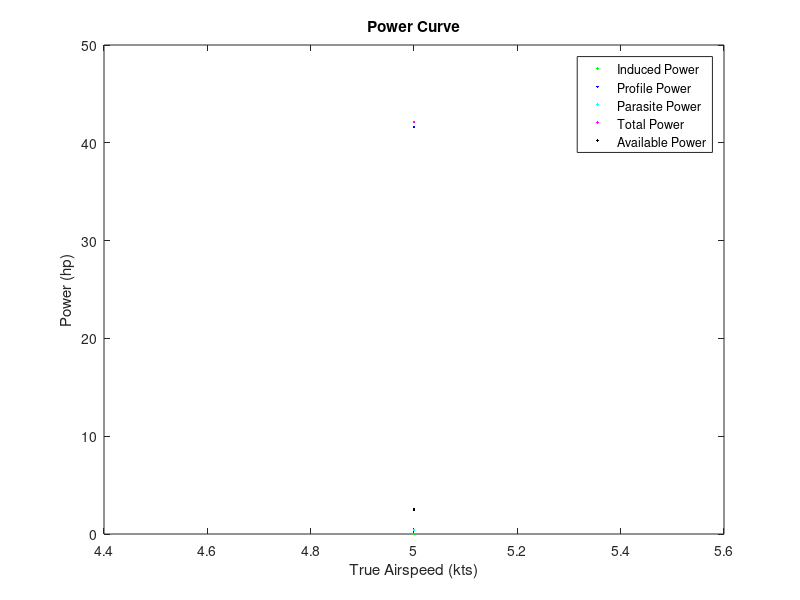
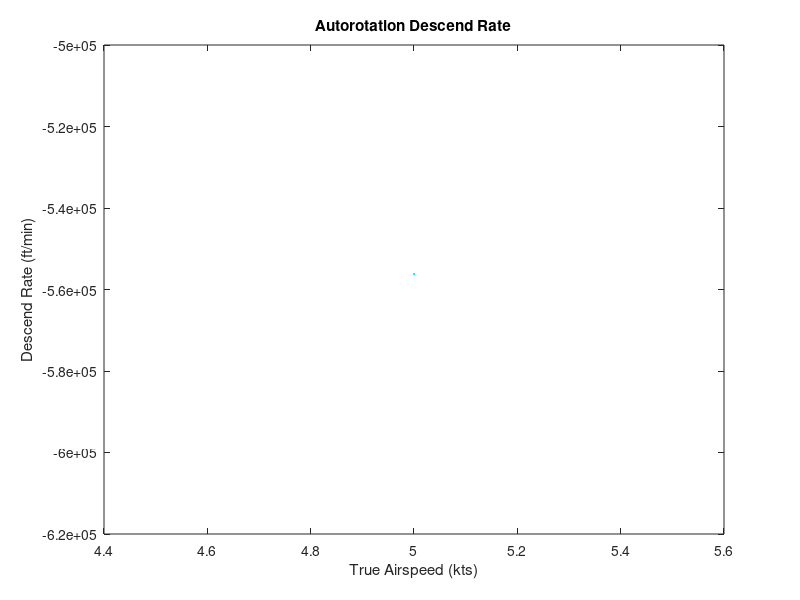
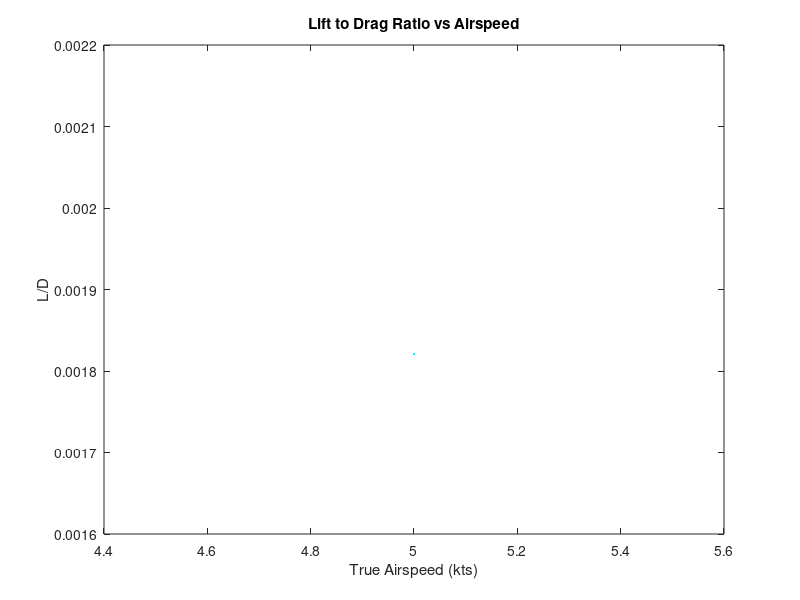
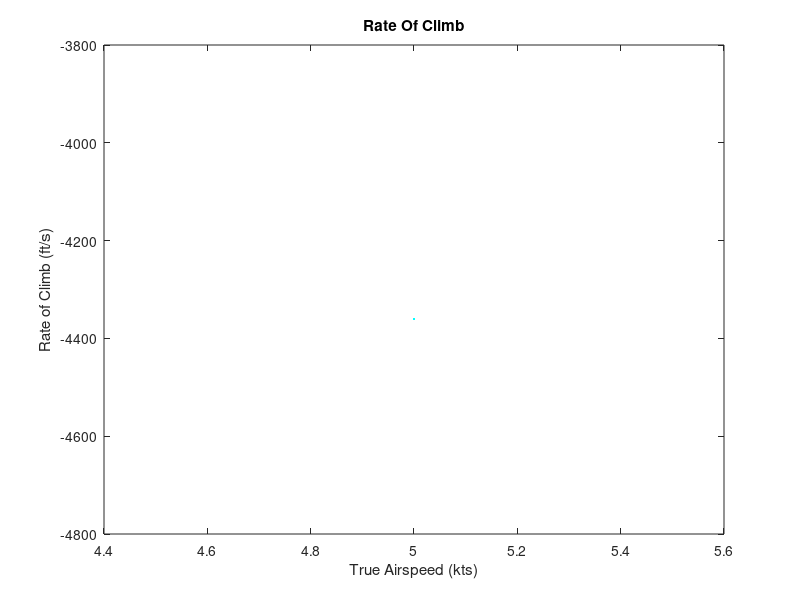

MATLAB code for these plots, in order:
% Tandem Rotors Helicopters Performance Analysis
% 
% Author: Reza Samarghandi 
% 
% rezasamarghandi@yahoo.com
%
%February 28, 2021
 
clear
clc
close all

minvel=input ('Minimum True Airspeed For Analysis (kts) : ');
maxvel=input ('Maximum True Airspeed For Analysis (kts) : ');
velocity=minvel:maxvel;
alfa_deg=input ('Angle Of Attack (Degrees): ');
alfa=alfa_deg*pi/180; %angle of attack (rad)
velct=input ('Climb Velocity (kts) : ');
velc=velct*1.6878; %Climb Velocity in (ft/s)
rho=input ('Density Of Air in (lbs/ft^3) : ');
m=input ('Mass Of The Helicopter in (lbs) : '); 
r= input ('Radius Of The Rotor Blade (ft) : ');
chord=input ('Chord Of The Rotor Blade (ft) : '); 
nb=input ('Number Of Blades Of Rotor : '); 
cd0=input ('Rotor Blade Airfoil Drag Coefficient in Zero Angle Of Attack (cd0) : ');
g=32.17; %Gravitational Acceleration
rpm=input ('RPM of The Rotor : ');
hpavt=input ('Available power in hourse power : '); 
hpav=hpavt/2;
Pav=hpav*17696; %Available Power in (lb*ft^2/s^3)
mft=input ('fuel mass (lbs) : ');
mf=mft/2;
sfchp=input ('specific fuel consumption (lb/(hp*h) : ');
sfc=sfchp/17696;
n=input ('Load Factor For Turn Radius (Use Maximum Load Factor To Find Minimum Turn Radius : ');
f=input ('Equivalent Flat Plate Area Of The Fuselage (ft^2) : '); 
k=input ('Induced power factor (Preferred Value is 1.15) : ');
kk=input ('Correction parameter (Preferred Value is 4.7) : '); 
ss=input ('Distance Between Two Rotors (ft) : '); 

d=2*r; %Diameter Of The Rotor
mp=2/pi*(acos(ss/d)-ss/d*sin(acos(ss/d)));
kov=1+(sqrt(2)-1)*mp; %Induced Power Factor Due To Rotors Overlap

omega=rpm*2*pi/60; %Main Rotor Rotational Speed (rad/s)
vtip=r*omega; %Main Rotor Blade Tip Speed (ft/s)
a=pi*r^2; %Area of The Main Rotor (ft^2)
sigma=nb*chord/(pi*r); %Solidity of The Main Rotor 
w=m*g; %Weight of The Helicopter (lb*ft/s^2)
cw=w/2/(rho*a*vtip^2); %Coefficient of Weight

shp=17696; %hp to (lb*ft^2/s^3) 
Pc=w*velc; %Climb Power (lb*ft^2/s^3)
hpc=Pc/shp; %Climb Power (hp)
cpc=Pc/(rho*a*vtip^3);  %Climb Power Coefficient

for j=1:length(velocity)

v=velocity(j)*1.6878; %Forward Velocity in ft/s

miu=v*cos(alfa)/vtip; %Main Rotor Advance Ratio

landa=sqrt(cw/2); %Initial Guess Of The Rotor Inflow Ratio

for i=1:50
    landa=miu*tan(alfa)+cw/(2*sqrt(miu^2+landa^2)); %Rotor Inflow Ratio
end


cpi=(2*kov*k*cw^2)/(2*sqrt(miu^2+landa^2)); %Rotor Induced Power Coefficient
cp0=2*sigma*cd0/8*(1+kk*miu^2); %Rotor Profile Power Coefficient
cpp=0.5*f/a*miu^3; %Parasite Power Coefficient Of The Helicopter
cp=cpi+cp0+cpp+cpc; %Total Required Power Coefficient
Pi=cpi*rho*a*vtip^3; %Rotor Induced Power
P0=cp0*rho*a*vtip^3; %Rotor Profile Power
Pp=cpp*rho*a*vtip^3; %Parasite Power Of The Helicopter
P=Pi+P0+Pp+Pc; %Total Required Power
hpi=Pi/shp; %Induced Power In HP 
hp0=P0/shp; %Profile Power In HP
hpp=Pp/shp; %Parasite Power In HP
hp=P/shp; %Total Required Power In HP


descend(j)=-cp/cw*vtip*60; %Autorotation Rate Of Descend (ft/min)

endurance(j)=mf/(P*sfc); %Endurance Of The Helicopter (Hour)

range(j)=mf*v/(P*sfc/3600); %Range Of The Helicopter (ft)

rc(j)=(Pav-P)/w; %Rate Of Climb ft/s


ld(j)=w*v/P; %L/D Of The Helicopter

radius(j)=v^2/(sqrt(n^2-1)*g); %Turn Radius For specific Load Factor




plot(velocity(j),hpi,'g.','DisplayName','Induced Power')
hold on

plot(velocity(j),hp0,'b.','DisplayName','Profile Power')
hold on

plot(velocity(j),hpp,'c.','DisplayName','Parasite Power')
hold on

plot(velocity(j),hp,'m.','DisplayName','Total Power')
hold on

plot(velocity(j),hpav,'k.','DisplayName','Available Power')
hold on
title('Power Curve')
xlabel('True Airspeed (kts)')
ylabel('Power (hp)')
legend('show')
end


figure
plot(velocity,descend,'c.')
title('Autorotation Descend Rate')
xlabel('True Airspeed (kts)')
ylabel('Descend Rate (ft/min)')

figure
plot(velocity,ld,'c.')
title('Lift to Drag Ratio vs Airspeed')
xlabel('True Airspeed (kts)')
ylabel('L/D')


figure
plot(velocity,rc,'c.')
title('Rate Of Climb')
xlabel('True Airspeed (kts)')
ylabel('Rate of Climb (ft/s)')





figure
plot(velocity,range,'c.')
title('Range Of The Helicopter')
xlabel('True Airspeed (kts)')
ylabel('Range (ft)')

figure
plot(velocity,endurance,'c.')
title('Endurance Of The Helicopter')
xlabel('True Airspeed (kts)')
ylabel('Endurance (hour)')

figure
plot(velocity,radius,'c.')
title('Turn Radius')
xlabel('True Airspeed (kts)')
ylabel('Turn Radius (ft)')

